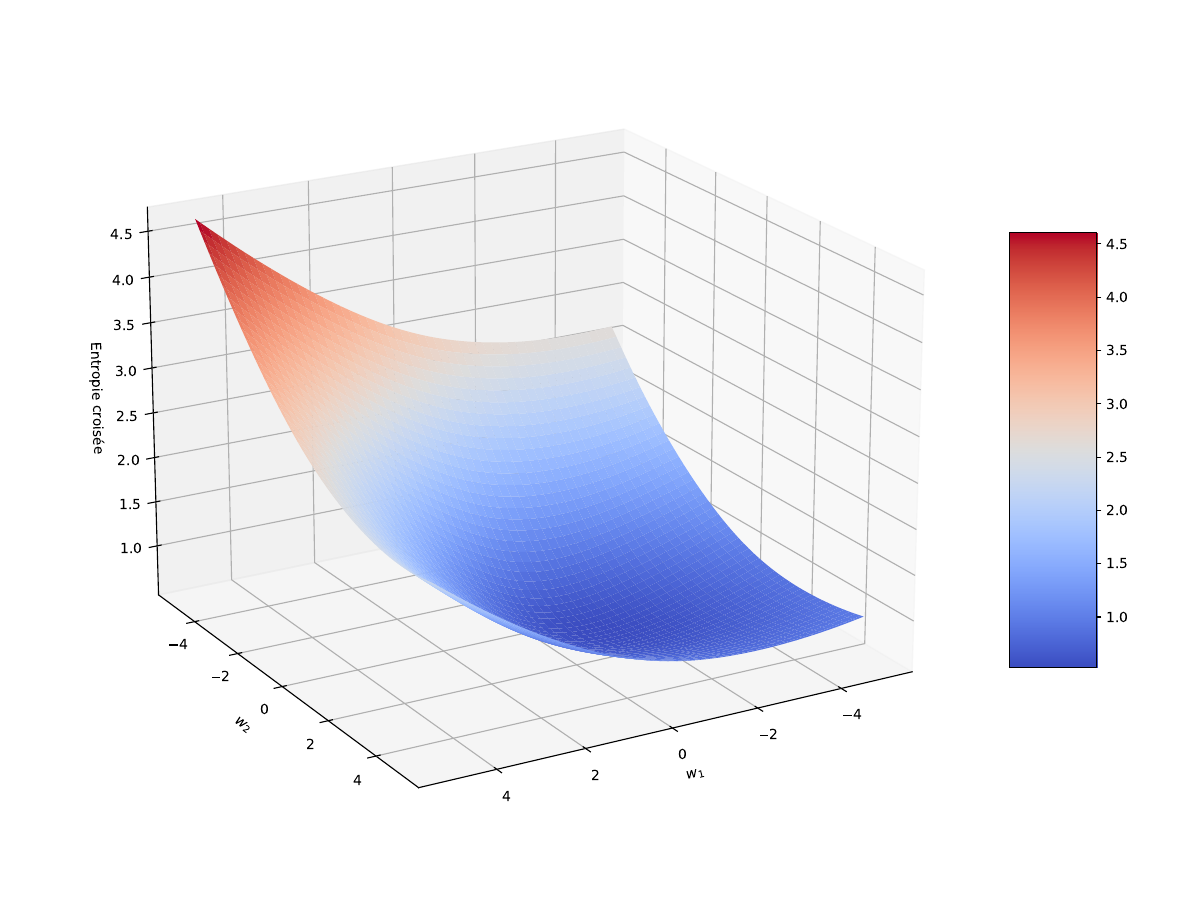

Generate this figure with Python:
import numpy as np
import matplotlib.pyplot as plt
import itertools

PARAMS = True


# Define the cross-entropy function
def cross_entropy(target, prediction):
    eps = 1e-15  # Add small value to prevent log(0)
    return -np.mean(
        target * np.log(prediction + eps) + (1 - target) * np.log(1 - prediction + eps)
    )


def ditsribution_plots():
    # Create a meshgrid of input values for the function

    xs = np.linspace(0.01, 0.99, 100)
    ys = np.linspace(0.01, 0.99, 100)
    p, q = np.meshgrid(xs, ys)

    # Calculate the cross-entropy for each combination of input values
    h = np.zeros((100, 100))
    for i, j in itertools.product(range(100), range(100)):
        h[i, j] = cross_entropy(np.array([0, 1]), np.array([p[i, j], q[i, j]]))

    plt.tight_layout()

    # Create the 3D plot
    fig = plt.figure(figsize=(12, 9))
    ax = fig.add_subplot(111, projection="3d")
    surf = ax.plot_surface(p, q, h, cmap="coolwarm", linewidth=0, antialiased=False)
    ax.set_xlabel("$q$")
    ax.set_ylabel("$p$")
    ax.set_zlabel("Entropie croisée")

    # Add a colorbar
    fig.colorbar(surf, shrink=0.5, aspect=5)

    # Rotate the plot
    ax.view_init(20, 60)

    fig.tight_layout()
    plt.savefig("./assets/python/cross-entropy3D.pdf")

    # Create a 2D plot
    fig = plt.figure()
    ax = fig.add_subplot(111)
    # p = 0
    ax.plot(xs, h[-1, :], label="$p=0$")
    # p = 1
    ax.plot(xs, h[-1, ::-1], label="$p=1$")
    ax.set_xlabel("$q$")
    ax.set_ylabel("Entropie croisée")
    ax.legend()
    plt.savefig("./assets/python/cross-entropy-2D.pdf")


def param_plots():
    # create data
    np.random.seed(42)
    x1, x2 = np.random.normal(size=(2, 100))
    y = np.random.binomial(1, 1 / (1 + np.exp(x1 - x2)))

    # create cross-entropy loss surface
    w1s = np.linspace(-5, 5, 100)
    w2s = np.linspace(-5, 5, 100)
    w1, w2 = np.meshgrid(w1s, w2s)

    losses = np.zeros((100, 100))
    for i, j in itertools.product(range(100), range(100)):
        pred = 1 / (1 + np.exp(-(w1[i, j] * x1 + w2[i, j] * x2)))
        losses[i, j] = cross_entropy(y, pred)

    # plot
    fig = plt.figure(figsize=(12, 9))
    ax = fig.add_subplot(111, projection="3d")
    surf = ax.plot_surface(
        w1, w2, losses, cmap="coolwarm", linewidth=0, antialiased=False
    )
    ax.set_xlabel("$w_1$")
    ax.set_ylabel("$w_2$")
    ax.set_zlabel("Entropie croisée")
    fig.colorbar(surf, shrink=0.5, aspect=5)

    # Rotate the plot
    ax.view_init(20, 60)

    fig.tight_layout()
    plt.savefig("./assets/python/cross-entropy.pdf")


if __name__ == "__main__":
    if PARAMS:
        param_plots()
    else:
        ditsribution_plots()
